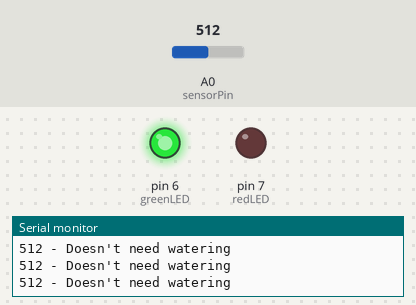
A sketch run on a simulated Arduino Uno, built with avr-gcc and run on an emulated ATmega328P. Parts: output pins drawn as LEDs (lit = HIGH), the last lines printed to the serial monitor. The test bench sets the inputs (shaded band); at power-on: A0 (sensorPin) = 512.

Above: at 1.3 s.
1.4 s: A0 (sensorPin) set to 781
2.9 s: A0 (sensorPin) set to 808
At 4.0 s:
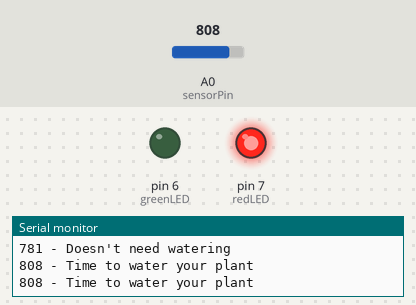
4.5 s: A0 (sensorPin) set to 790
At 5.2 s:
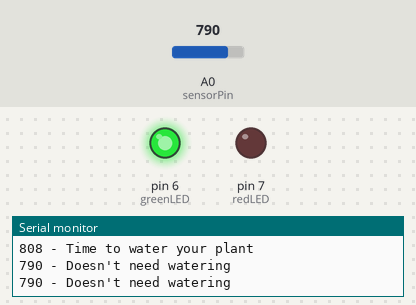
6.0 s: A0 (sensorPin) set to 810
At 6.4 s:
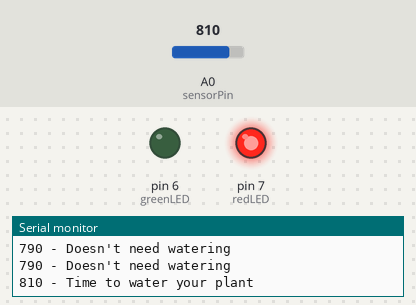
Timing chart, 0 to 8.5 s (numbered marks = the images above; inputs shaded):
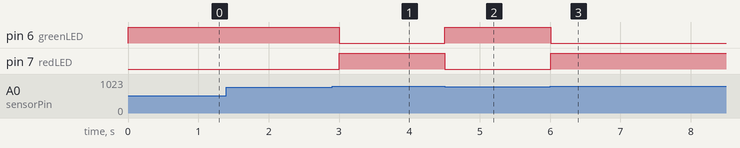

Measured:
- the behaviour switches between 799 and 800 on A0 (sensorPin) (found by bisection; images 0 and 1)
- after the input at 2.9 s, pin 6 (greenLED): HIGH → LOW after 0.10 s; pin 7 (redLED): LOW → HIGH after 0.10 s
- after the input at 4.5 s, pin 6 (greenLED): LOW → HIGH at once; pin 7 (redLED): HIGH → LOW at once
- after the input at 6.0 s, pin 6 (greenLED): HIGH → LOW at once; pin 7 (redLED): LOW → HIGH at once

The sketch:

62-vlasnost-tla-led.ino
```cpp
// https://randomnerdtutorials.com/guide-for-soil-moisture-sensor-yl-69-or-hl-69-with-the-arduino/

int sensorPin = A0;
int greenLED = 6;
int redLED = 7;
int thresholdValue = 800; // you can adjust the threshold value

void setup(){
  pinMode(sensorPin, INPUT);
  pinMode(greenLED, OUTPUT);
  pinMode(redLED, OUTPUT);
  digitalWrite(greenLED, LOW);
  digitalWrite(redLED, LOW);
  Serial.begin(9600);
}

void loop() {
  int sensorValue = analogRead(sensorPin);
  Serial.print(sensorValue);
  if(sensorValue < thresholdValue){
    Serial.println(" - Doesn't need watering");
    digitalWrite(redLED, LOW);
    digitalWrite(greenLED, HIGH);
  }
  else {
    Serial.println(" - Time to water your plant");
    digitalWrite(redLED, HIGH);
    digitalWrite(greenLED, LOW);
  }
  delay(500);
}
```
